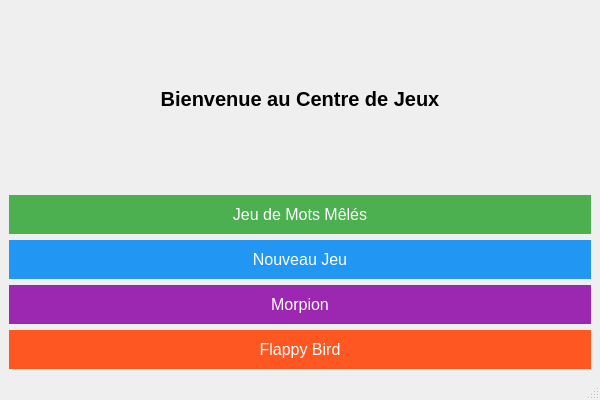
<?xml version="1.0" encoding="UTF-8"?>
<ui version="4.0">
 <class>MenuWindow</class>
 <widget class="QMainWindow" name="MenuWindow">
  <property name="geometry">
   <rect>
    <x>0</x>
    <y>0</y>
    <width>600</width>
    <height>400</height>
   </rect>
  </property>
  <property name="windowTitle">
   <string>Menu des Jeux</string>
  </property>
  <widget class="QWidget" name="centralwidget">
   <layout class="QVBoxLayout" name="verticalLayoutCentral">
    <item>
     <widget class="QLabel" name="menuTitle">
      <property name="styleSheet">
       <string notr="true">font-size: 20px; font-weight: bold; margin-top: 20px; margin-bottom: 20px;</string>
      </property>
      <property name="text">
       <string>Bienvenue au Centre de Jeux</string>
      </property>
      <property name="alignment">
       <set>Qt::AlignCenter</set>
      </property>
     </widget>
    </item>
    <item>
     <widget class="QPushButton" name="unscrambleGameButton">
      <property name="styleSheet">
       <string notr="true">
        QPushButton { background-color: #4CAF50; color: white; border-radius: 20px; padding: 10px; font-size: 16px; }
        QPushButton:hover { background-color: #45a049; }
       </string>
      </property>
      <property name="text">
       <string>Jeu de Mots Mêlés</string>
      </property>
     </widget>
    </item>
    <item>
     <widget class="QPushButton" name="newGameButton">
      <property name="styleSheet">
       <string notr="true">
        QPushButton { background-color: #2196F3; color: white; border-radius: 20px; padding: 10px; font-size: 16px; }
        QPushButton:hover { background-color: #0b7dda; }
       </string>
      </property>
      <property name="text">
       <string>Nouveau Jeu</string>
      </property>
     </widget>
    </item>
    <item>
 <widget class="QPushButton" name="tictactoeGameButton">
  <property name="styleSheet">
   <string notr="true">
    QPushButton { background-color: #9C27B0; color: white; border-radius: 20px; padding: 10px; font-size: 16px; }
    QPushButton:hover { background-color: #8E24AA; }
   </string>
  </property>
  <property name="text">
   <string>Morpion</string>
  </property>
 </widget>
</item>
    <item>
     <widget class="QPushButton" name="flappyGameButton">
      <property name="styleSheet">
       <string notr="true">
        QPushButton { background-color: #ff5722; color: white; border-radius: 20px; padding: 10px; font-size: 16px; }
        QPushButton:hover { background-color: #e64a19; }
       </string>
      </property>
      <property name="text">
       <string>Flappy Bird</string>
      </property>
     </widget>
    </item>
   </layout>
  </widget>
  <widget class="QMenuBar" name="menubar"/>
  <widget class="QStatusBar" name="statusbar"/>
 </widget>
 <resources/>
 <connections>
   <connection>
    <sender>unscrambleGameButton</sender>
    <signal>clicked()</signal>
    <receiver>MenuWindow</receiver>
    <slot>on_unscrambleGameButton_clicked()</slot>
   </connection>
   <connection>
    <sender>flappyGameButton</sender>
    <signal>clicked()</signal>
    <receiver>MenuWindow</receiver>
    <slot>on_flappyGameButton_clicked()</slot>
   </connection>
 </connections>
</ui>
